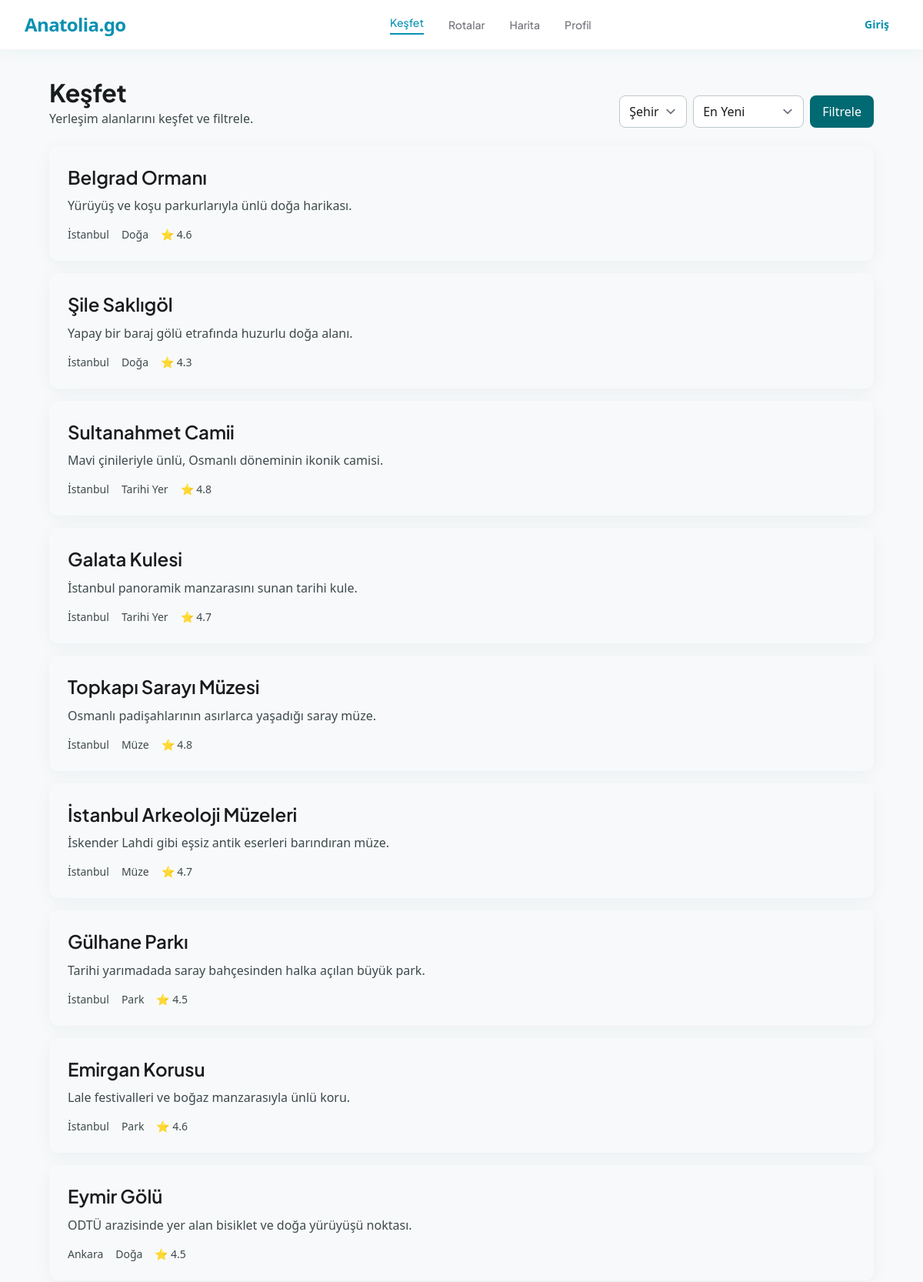
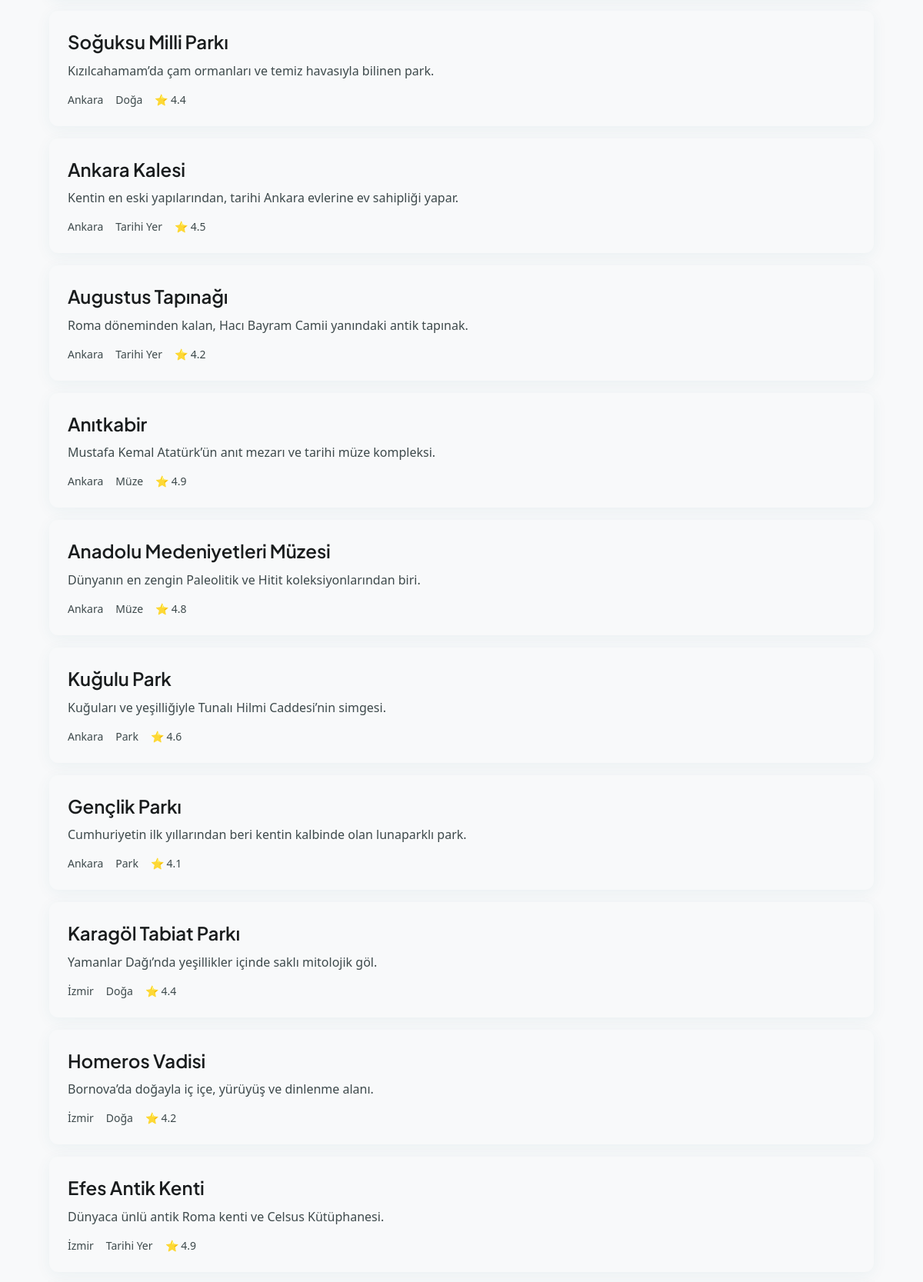
Screenshot of /explore.php (upper part) with the database file from the repository (2 pictures, top to bottom).
### tables this page shows
CREATE TABLE locations (
	id INT UNSIGNED NOT NULL AUTO_INCREMENT PRIMARY KEY,
	name VARCHAR(200) NOT NULL,
	category VARCHAR(100) NOT NULL,
	city_id INT UNSIGNED NOT NULL,
	lat DECIMAL(10, 8),
	lng DECIMAL(11, 8),
	description TEXT,
	image VARCHAR(255),
	avg_rating DECIMAL(3,2) DEFAULT NULL,
	created_at TIMESTAMP NOT NULL DEFAULT CURRENT_TIMESTAMP,
	FOREIGN KEY (city_id) REFERENCES cities (id) ON DELETE CASCADE ON UPDATE CASCADE
);

CREATE TABLE cities (
	id INT UNSIGNED NOT NULL AUTO_INCREMENT PRIMARY KEY,
	name VARCHAR(150) NOT NULL,
	plate_code VARCHAR(10) NOT NULL,
	created_at TIMESTAMP NOT NULL DEFAULT CURRENT_TIMESTAMP,
	UNIQUE KEY ux_cities_name (name)
);

### public/explore.php (the view, shortened to what this page needs)
<?php
include '../includes/header.php';
?>
<?php
require_once '../includes/db_connect.php';
$sort = isset($_GET['sort']) ? $_GET['sort'] : 'new';
$locationsOrder = 'l.created_at DESC';
$locationsWhereClause = '';
$locationsSql = "
    SELECT l.id, l.name, l.category, l.description, l.avg_rating, l.created_at, c.name AS city
    FROM locations l
    LEFT JOIN cities c ON l.city_id = c.id
    $locationsWhereClause
    ORDER BY $locationsOrder
    LIMIT 50
";
$locationsStmt = $pdo->prepare($locationsSql);
$locationsStmt->execute();
$searchResults = $locationsStmt->fetchAll();
?>
    <main class="max-w-[1920px] mx-auto px-margin-mobile md:px-margin-desktop pt-[100px] pb-16">
        <div class="flex items-end justify-between mb-6">
            <div>
                <h1 class="font-headline-lg text-headline-lg">Keşfet</h1>
                <p class="text-on-surface-variant">Yerleşim alanlarını keşfet ve filtrele.</p>
            </div>
            <form class="flex gap-2" method="get">
                <select class="bg-surface-container-lowest border border-outline-variant rounded-lg px-3 py-2" name="city_id">
                    <option value="">Şehir</option>
                </select>
                <select class="bg-surface-container-lowest border border-outline-variant rounded-lg px-3 py-2" name="sort">
                    <option value="new" <?php echo $sort === 'new' ? 'selected' : ''; ?>>En Yeni</option>
                </select>
                <button class="bg-primary text-on-primary px-4 rounded-lg" type="submit">Filtrele</button>
            </form>
        </div>
        <section class="mb-8">
            <?php if (count($searchResults) === 0): ?>
                <div class="bg-surface rounded-xl p-6 text-on-surface-variant text-center">
                    Filtrelerinize uygun mekan bulunamadı.
                </div>
            <?php else: ?>
                <div class="grid gap-4">
                    <?php foreach ($searchResults as $place): ?>
                        <article class="bg-surface rounded-xl p-6 shadow-[0_4px_20px_rgba(0,105,114,0.06)]">
                            <h3 class="font-headline-md text-headline-md">
                                <a class="hover:underline" href="location-detail.php?id=<?php echo (int)$place['id']; ?>">
                                    <?php echo htmlspecialchars($place['name'], ENT_QUOTES, 'UTF-8'); ?>
                                </a>
                            </h3>
                            <p class="text-on-surface-variant mt-2">
                                <?php echo htmlspecialchars($place['description'] ?? '', ENT_QUOTES, 'UTF-8'); ?>
                            </p>
                            <div class="flex gap-4 mt-4 text-sm text-on-surface-variant">
                                <span><?php echo htmlspecialchars($place['city'] ?? 'Bilinmiyor', ENT_QUOTES, 'UTF-8'); ?></span>
                                <span><?php echo htmlspecialchars($place['category'] ?? 'Diğer', ENT_QUOTES, 'UTF-8'); ?></span>
                                <?php if ($place['avg_rating']): ?>
                                    <span>⭐ <?php echo number_format($place['avg_rating'], 1); ?></span>
                                <?php endif; ?>
                            </div>
                        </article>
                    <?php endforeach; ?>
                </div>
            <?php endif; ?>
        </section>
    </main>
<?php include '../includes/footer.php'; ?>

### rows the page displays
locations: name "Belgrad Ormanı", description "Yürüyüş ve koşu parkurlarıyla ünlü doğa harikası.", city.name "İstanbul", category "Doğa", avg_rating "4.6"
locations: name "Şile Saklıgöl", description "Yapay bir baraj gölü etrafında huzurlu doğa alanı.", city.name "İstanbul", category "Doğa", avg_rating "4.3"
locations: name "Sultanahmet Camii", description "Mavi çinileriyle ünlü, Osmanlı döneminin ikonik camisi.", city.name "İstanbul", category "Tarihi Yer", avg_rating "4.8"
locations: name "Galata Kulesi", description "İstanbul panoramik manzarasını sunan tarihi kule.", city.name "İstanbul", category "Tarihi Yer", avg_rating "4.7"
locations: name "Topkapı Sarayı Müzesi", description "Osmanlı padişahlarının asırlarca yaşadığı saray müze.", city.name "İstanbul", category "Müze", avg_rating "4.8"
locations: name "İstanbul Arkeoloji Müzeleri", description "İskender Lahdi gibi eşsiz antik eserleri barındıran müze.", city.name "İstanbul", category "Müze", avg_rating "4.7"
locations: name "Gülhane Parkı", description "Tarihi yarımadada saray bahçesinden halka açılan büyük park.", city.name "İstanbul", category "Park", avg_rating "4.5"
locations: name "Emirgan Korusu", description "Lale festivalleri ve boğaz manzarasıyla ünlü koru.", city.name "İstanbul", category "Park", avg_rating "4.6"
locations: name "Eymir Gölü", description "ODTÜ arazisinde yer alan bisiklet ve doğa yürüyüşü noktası.", city.name "Ankara", category "Doğa", avg_rating "4.5"
locations: name "Soğuksu Milli Parkı", description "Kızılcahamam’da çam ormanları ve temiz havasıyla bilinen park.", city.name "Ankara", category "Doğa", avg_rating "4.4"
locations: name "Ankara Kalesi", description "Kentin en eski yapılarından, tarihi Ankara evlerine ev sahipliği yapar.", city.name "Ankara", category "Tarihi Yer", avg_rating "4.5"
locations: name "Augustus Tapınağı", description "Roma döneminden kalan, Hacı Bayram Camii yanındaki antik tapınak.", city.name "Ankara", category "Tarihi Yer", avg_rating "4.2"
locations: name "Anıtkabir", description "Mustafa Kemal Atatürk’ün anıt mezarı ve tarihi müze kompleksi.", city.name "Ankara", category "Müze", avg_rating "4.9"
locations: name "Anadolu Medeniyetleri Müzesi", description "Dünyanın en zengin Paleolitik ve Hitit koleksiyonlarından biri.", city.name "Ankara", category "Müze", avg_rating "4.8"
locations: name "Kuğulu Park", description "Kuğuları ve yeşilliğiyle Tunalı Hilmi Caddesi’nin simgesi.", city.name "Ankara", category "Park", avg_rating "4.6"
locations: name "Gençlik Parkı", description "Cumhuriyetin ilk yıllarından beri kentin kalbinde olan lunaparklı park.", city.name "Ankara", category "Park", avg_rating "4.1"
locations: name "Karagöl Tabiat Parkı", description "Yamanlar Dağı’nda yeşillikler içinde saklı mitolojik göl.", city.name "İzmir", category "Doğa", avg_rating "4.4"
locations: name "Homeros Vadisi", description "Bornova’da doğayla iç içe, yürüyüş ve dinlenme alanı.", city.name "İzmir", category "Doğa", avg_rating "4.2"
locations: name "Efes Antik Kenti", description "Dünyaca ünlü antik Roma kenti ve Celsus Kütüphanesi.", city.name "İzmir", category "Tarihi Yer", avg_rating "4.9"
